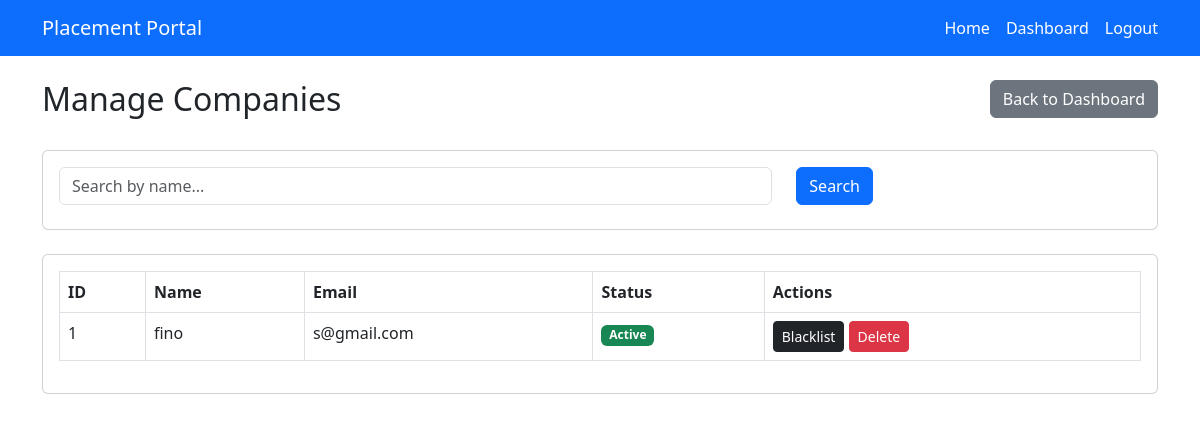
Before: /admin/manage/companies (signed in) with the older database file.
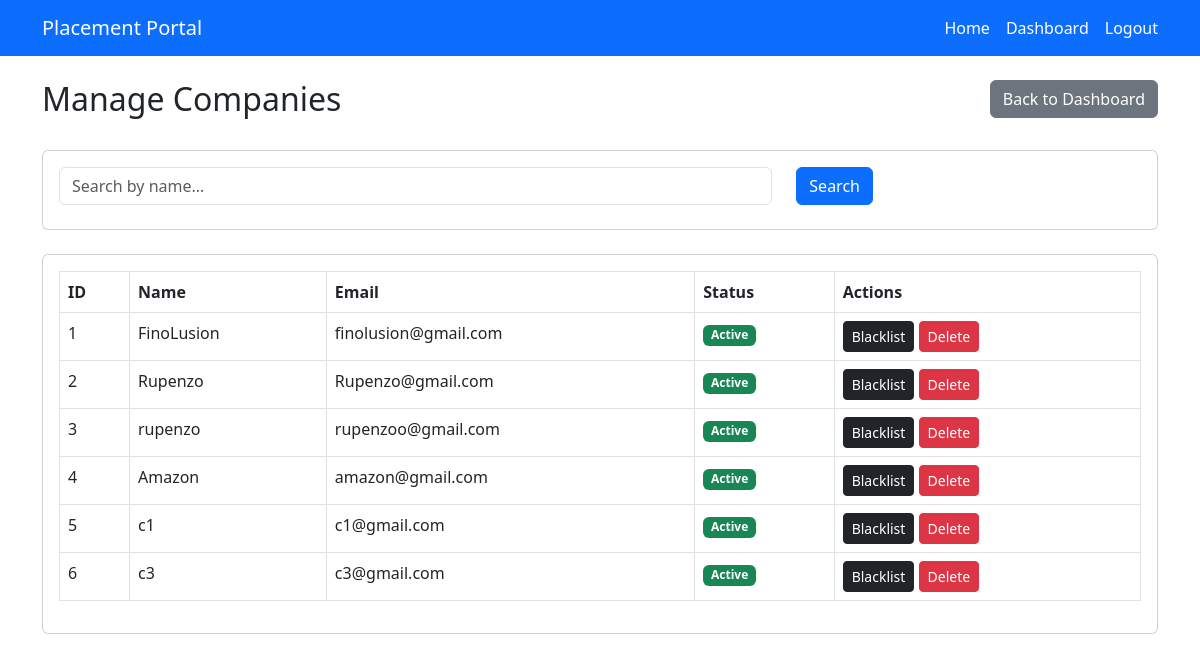
After: the same page with the newer database file.
### models.py (models this page shows)
class Company(db.Model):
    id = db.Column(db.Integer, primary_key=True)
    name = db.Column(db.String(100), nullable=False)
    email = db.Column(db.String(100), unique=True, nullable=False)
    password = db.Column(db.String(200), nullable=False)
    website = db.Column(db.String(200))
    hr_contact = db.Column(db.String(20))
    is_approved = db.Column(db.Boolean, default=False)
    is_blacklisted = db.Column(db.Boolean, default=False)
    created_at = db.Column(db.DateTime, default=datetime.utcnow)
    job_positions = db.relationship("JobPosition", backref="company", lazy=True)

### app.py (the view)
    @app.route("/admin/manage/companies")
    @login_required("admin")
    def manage_companies():
        search = request.args.get("search", "")
        if search:
            companies = Company.query.filter(
                Company.name.ilike(f"%{search}%")
            ).all()
        else:
            companies = Company.query.all()
        return render_template(
            "admin/manage_companies.html",
            companies=companies
        )

### templates/admin/manage_companies.html (shortened to what this page needs)
{% extends "base.html" %}
{% block content %}
<div class="row mb-4">
    <div class="col">
        <h2>Manage Companies</h2>
    </div>
    <div class="col text-end">
        <a href="{{ url_for('admin_dashboard') }}" class="btn btn-secondary">
            Back to Dashboard
        </a>
    </div>
</div>
<div class="card mb-4">
    <div class="card-body">
        <form method="GET">
            <div class="row">
                <div class="col-md-8 mb-2">
                    <input type="text"
                           name="search"
                           class="form-control"
                           placeholder="Search by name..."
                           value="{{ request.args.get('search', '') }}">
                </div>
                <div class="col-md-4">
                    <button type="submit" class="btn btn-primary">
                        Search
                    </button>
                </div>
            </div>
        </form>
    </div>
</div>
<div class="card">
    <div class="card-body">
        <table class="table table-bordered">
            <thead>
                <tr>
                    <th>ID</th>
                    <th>Name</th>
                    <th>Email</th>
                    <th>Status</th>
                    <th>Actions</th>
                </tr>
            </thead>
            <tbody>
                {% for company in companies %}
                <tr>
                    <td>{{ company.id }}</td>
                    <td>{{ company.name }}</td>
                    <td>{{ company.email }}</td>
                    <td>
                        {% if company.is_blacklisted %}
                        <span class="badge bg-dark">
                            Blacklisted
                        </span>
                        {% elif company.is_approved %}
                        <span class="badge bg-success">
                            Active
                        </span>
                        {% else %}
                        <span class="badge bg-warning text-dark">
                            Pending
                        </span>
                        {% endif %}
                    </td>
                    <td>
                        {% if company.is_blacklisted %}
                        <a href="{{ url_for('approve_company_action', company_id=company.id, action='whitelist') }}"
                           class="btn btn-sm btn-secondary">
                           Whitelist
                        </a>
                        {% else %}
                        <a href="{{ url_for('approve_company_action', company_id=company.id, action='blacklist') }}"
                           class="btn btn-sm btn-dark">
                           Blacklist
                        </a>
                        {% endif %}
                        <a href="{{ url_for('approve_company_action', company_id=company.id, action='reject') }}"
                           class="btn btn-sm btn-danger"
                           onclick="return confirm('Are you sure? This will delete the company.')">
                           Delete
                        </a>
                    </td>
                </tr>
                {% else %}
                <tr>
                    <td colspan="5" class="text-center">
                        No companies found.
                    </td>
                </tr>
                {% endfor %}
            </tbody>
        </table>
    </div>
</div>
{% endblock %}

### templates/base.html (shortened to what this page needs)
<!DOCTYPE html>
<html lang="en">
<head>
    <link href="https://cdn.jsdelivr.net/npm/bootstrap@5.3.0/dist/css/bootstrap.min.css" rel="stylesheet">
</head>
<body>
    <nav class="navbar navbar-dark bg-primary">
        <div class="container">
            <a class="navbar-brand" href="{{ url_for('index') }}">
                Placement Portal
            </a>
            <ul class="navbar-nav flex-row">
                <li class="nav-item me-3">
                    <a class="nav-link text-white" href="{{ url_for('index') }}">Home</a>
                </li>
                {% if session.get('user_id') %}
                    {% if session.get('role') == 'student' %}
                    <li class="nav-item me-3">
                        <a class="nav-link text-white" href="{{ url_for('student_dashboard') }}">Dashboard</a>
                    </li>
                    {% elif session.get('role') == 'company' %}
                    <li class="nav-item me-3">
                        <a class="nav-link text-white" href="{{ url_for('company_dashboard') }}">Dashboard</a>
                    </li>
                    {% elif session.get('role') == 'admin' %}
                    <li class="nav-item me-3">
                        <a class="nav-link text-white" href="{{ url_for('admin_dashboard') }}">Dashboard</a>
                    </li>
                    {% endif %}
                    <li class="nav-item">
                        <a class="nav-link text-white" href="{{ url_for('auth.logout') }}">Logout</a>
                    </li>
                {% endif %}
            </ul>
        </div>
    </nav>
    <div class="container mt-4">
        {% block content %}{% endblock %}
    </div>
</body>
</html>

Changed rows visible on the page:
changed Company id 1: name "fino" → "FinoLusion"; email "s@gmail.com" → "finolusion@gmail.com"
added Company: id "2", name "Rupenzo", email "Rupenzo@gmail.com", is_blacklisted "Active"
added Company: id "3", name "rupenzo", email "rupenzoo@gmail.com", is_blacklisted "Active"
added Company: id "4", name "Amazon", email "amazon@gmail.com", is_blacklisted "Active"
added Company: id "5", name "c1", email "c1@gmail.com", is_blacklisted "Active"
added Company: id "6", name "c3", email "c3@gmail.com", is_blacklisted "Active"
